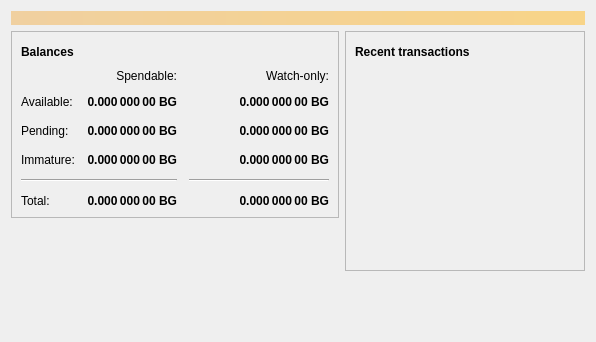
<?xml version="1.0" encoding="UTF-8"?>
<ui version="4.0">
 <class>OverviewPage</class>
 <widget class="QWidget" name="OverviewPage">
  <property name="geometry">
   <rect>
    <x>0</x>
    <y>0</y>
    <width>596</width>
    <height>342</height>
   </rect>
  </property>
  <property name="windowTitle">
   <string>Form</string>
  </property>
  <layout class="QVBoxLayout" name="topLayout">
   <item>
    <widget class="QLabel" name="labelAlerts">
     <property name="visible">
      <bool>false</bool>
     </property>
     <property name="styleSheet">
      <string notr="true">QLabel { background-color: qlineargradient(x1: 0, y1: 0, x2: 1, y2: 0, stop:0 #F0D0A0, stop:1 #F8D488); color:#000000; }</string>
     </property>
     <property name="wordWrap">
      <bool>true</bool>
     </property>
     <property name="margin">
      <number>3</number>
     </property>
     <property name="textInteractionFlags">
      <set>Qt::TextSelectableByMouse</set>
     </property>
    </widget>
   </item>
   <item>
    <layout class="QHBoxLayout" name="horizontalLayout" stretch="1,1">
     <item>
      <layout class="QVBoxLayout" name="verticalLayout_2">
       <item>
        <widget class="QFrame" name="frame">
         <property name="frameShape">
          <enum>QFrame::StyledPanel</enum>
         </property>
         <property name="frameShadow">
          <enum>QFrame::Raised</enum>
         </property>
         <layout class="QVBoxLayout" name="verticalLayout_4">
          <item>
           <layout class="QHBoxLayout" name="horizontalLayout_4">
            <item>
             <widget class="QLabel" name="label_5">
              <property name="font">
               <font>
                <weight>75</weight>
                <bold>true</bold>
               </font>
              </property>
              <property name="text">
               <string>Balances</string>
              </property>
             </widget>
            </item>
            <item>
             <widget class="QPushButton" name="labelWalletStatus">
              <property name="enabled">
               <bool>true</bool>
              </property>
              <property name="maximumSize">
               <size>
                <width>30</width>
                <height>16777215</height>
               </size>
              </property>
              <property name="toolTip">
               <string>The displayed information may be out of date. Your wallet automatically synchronizes with the Bitcoin network after a connection is established, but this process has not completed yet.</string>
              </property>
              <property name="text">
               <string/>
              </property>
              <property name="icon">
               <iconset resource="../bitcoin.qrc">
                <normaloff>:/icons/warning</normaloff>
                <disabledoff>:/icons/warning</disabledoff>:/icons/warning</iconset>
              </property>
              <property name="iconSize">
               <size>
                <width>24</width>
                <height>24</height>
               </size>
              </property>
              <property name="flat">
               <bool>true</bool>
              </property>
             </widget>
            </item>
            <item>
             <spacer name="horizontalSpacer_3">
              <property name="orientation">
               <enum>Qt::Horizontal</enum>
              </property>
              <property name="sizeHint" stdset="0">
               <size>
                <width>40</width>
                <height>20</height>
               </size>
              </property>
             </spacer>
            </item>
           </layout>
          </item>
          <item>
           <layout class="QGridLayout" name="gridLayout">
            <property name="spacing">
             <number>12</number>
            </property>
            <item row="2" column="2">
             <widget class="QLabel" name="labelWatchPending">
              <property name="font">
               <font>
                <weight>75</weight>
                <bold>true</bold>
               </font>
              </property>
              <property name="cursor">
               <cursorShape>IBeamCursor</cursorShape>
              </property>
              <property name="toolTip">
               <string>Unconfirmed transactions to watch-only addresses</string>
              </property>
              <property name="text">
               <string notr="true">0.000 000 00 BG</string>
              </property>
              <property name="alignment">
               <set>Qt::AlignRight|Qt::AlignTrailing|Qt::AlignVCenter</set>
              </property>
              <property name="textInteractionFlags">
               <set>Qt::LinksAccessibleByMouse|Qt::TextSelectableByKeyboard|Qt::TextSelectableByMouse</set>
              </property>
             </widget>
            </item>
            <item row="2" column="1">
             <widget class="QLabel" name="labelUnconfirmed">
              <property name="font">
               <font>
                <weight>75</weight>
                <bold>true</bold>
               </font>
              </property>
              <property name="cursor">
               <cursorShape>IBeamCursor</cursorShape>
              </property>
              <property name="toolTip">
               <string>Total of transactions that have yet to be confirmed, and do not yet count toward the spendable balance</string>
              </property>
              <property name="text">
               <string notr="true">0.000 000 00 BG</string>
              </property>
              <property name="alignment">
               <set>Qt::AlignRight|Qt::AlignTrailing|Qt::AlignVCenter</set>
              </property>
              <property name="textInteractionFlags">
               <set>Qt::LinksAccessibleByMouse|Qt::TextSelectableByKeyboard|Qt::TextSelectableByMouse</set>
              </property>
             </widget>
            </item>
            <item row="3" column="2">
             <widget class="QLabel" name="labelWatchImmature">
              <property name="font">
               <font>
                <weight>75</weight>
                <bold>true</bold>
               </font>
              </property>
              <property name="cursor">
               <cursorShape>IBeamCursor</cursorShape>
              </property>
              <property name="toolTip">
               <string>Mined balance in watch-only addresses that has not yet matured</string>
              </property>
              <property name="text">
               <string notr="true">0.000 000 00 BG</string>
              </property>
              <property name="alignment">
               <set>Qt::AlignRight|Qt::AlignTrailing|Qt::AlignVCenter</set>
              </property>
              <property name="textInteractionFlags">
               <set>Qt::LinksAccessibleByMouse|Qt::TextSelectableByKeyboard|Qt::TextSelectableByMouse</set>
              </property>
             </widget>
            </item>
            <item row="4" column="0" colspan="2">
             <widget class="Line" name="line">
              <property name="orientation">
               <enum>Qt::Horizontal</enum>
              </property>
             </widget>
            </item>
            <item row="4" column="2">
             <widget class="Line" name="lineWatchBalance">
              <property name="sizePolicy">
               <sizepolicy hsizetype="Preferred" vsizetype="Fixed">
                <horstretch>0</horstretch>
                <verstretch>0</verstretch>
               </sizepolicy>
              </property>
              <property name="minimumSize">
               <size>
                <width>140</width>
                <height>0</height>
               </size>
              </property>
              <property name="orientation">
               <enum>Qt::Horizontal</enum>
              </property>
             </widget>
            </item>
            <item row="5" column="0">
             <widget class="QLabel" name="labelTotalText">
              <property name="text">
               <string>Total:</string>
              </property>
             </widget>
            </item>
            <item row="3" column="1">
             <widget class="QLabel" name="labelImmature">
              <property name="font">
               <font>
                <weight>75</weight>
                <bold>true</bold>
               </font>
              </property>
              <property name="cursor">
               <cursorShape>IBeamCursor</cursorShape>
              </property>
              <property name="toolTip">
               <string>Mined balance that has not yet matured</string>
              </property>
              <property name="text">
               <string notr="true">0.000 000 00 BG</string>
              </property>
              <property name="alignment">
               <set>Qt::AlignRight|Qt::AlignTrailing|Qt::AlignVCenter</set>
              </property>
              <property name="textInteractionFlags">
               <set>Qt::LinksAccessibleByMouse|Qt::TextSelectableByKeyboard|Qt::TextSelectableByMouse</set>
              </property>
             </widget>
            </item>
            <item row="2" column="3">
             <spacer name="horizontalSpacer_2">
              <property name="orientation">
               <enum>Qt::Horizontal</enum>
              </property>
              <property name="sizeHint" stdset="0">
               <size>
                <width>40</width>
                <height>20</height>
               </size>
              </property>
             </spacer>
            </item>
            <item row="3" column="0">
             <widget class="QLabel" name="labelImmatureText">
              <property name="text">
               <string>Immature:</string>
              </property>
             </widget>
            </item>
            <item row="5" column="1">
             <widget class="QLabel" name="labelTotal">
              <property name="font">
               <font>
                <weight>75</weight>
                <bold>true</bold>
               </font>
              </property>
              <property name="cursor">
               <cursorShape>IBeamCursor</cursorShape>
              </property>
              <property name="toolTip">
               <string>Your current total balance</string>
              </property>
              <property name="text">
               <string notr="true">0.000 000 00 BG</string>
              </property>
              <property name="alignment">
               <set>Qt::AlignRight|Qt::AlignTrailing|Qt::AlignVCenter</set>
              </property>
              <property name="textInteractionFlags">
               <set>Qt::LinksAccessibleByMouse|Qt::TextSelectableByKeyboard|Qt::TextSelectableByMouse</set>
              </property>
             </widget>
            </item>
            <item row="5" column="2">
             <widget class="QLabel" name="labelWatchTotal">
              <property name="font">
               <font>
                <weight>75</weight>
                <bold>true</bold>
               </font>
              </property>
              <property name="cursor">
               <cursorShape>IBeamCursor</cursorShape>
              </property>
              <property name="toolTip">
               <string>Current total balance in watch-only addresses</string>
              </property>
              <property name="text">
               <string notr="true">0.000 000 00 BG</string>
              </property>
              <property name="alignment">
               <set>Qt::AlignRight|Qt::AlignTrailing|Qt::AlignVCenter</set>
              </property>
              <property name="textInteractionFlags">
               <set>Qt::LinksAccessibleByMouse|Qt::TextSelectableByKeyboard|Qt::TextSelectableByMouse</set>
              </property>
             </widget>
            </item>
            <item row="0" column="2">
             <widget class="QLabel" name="labelWatchonly">
              <property name="text">
               <string>Watch-only:</string>
              </property>
              <property name="alignment">
               <set>Qt::AlignRight|Qt::AlignTrailing|Qt::AlignVCenter</set>
              </property>
             </widget>
            </item>
            <item row="1" column="0">
             <widget class="QLabel" name="labelBalanceText">
              <property name="text">
               <string>Available:</string>
              </property>
             </widget>
            </item>
            <item row="1" column="1">
             <widget class="QLabel" name="labelBalance">
              <property name="font">
               <font>
                <weight>75</weight>
                <bold>true</bold>
               </font>
              </property>
              <property name="cursor">
               <cursorShape>IBeamCursor</cursorShape>
              </property>
              <property name="toolTip">
               <string>Your current spendable balance</string>
              </property>
              <property name="text">
               <string notr="true">0.000 000 00 BG</string>
              </property>
              <property name="alignment">
               <set>Qt::AlignRight|Qt::AlignTrailing|Qt::AlignVCenter</set>
              </property>
              <property name="textInteractionFlags">
               <set>Qt::LinksAccessibleByMouse|Qt::TextSelectableByKeyboard|Qt::TextSelectableByMouse</set>
              </property>
             </widget>
            </item>
            <item row="1" column="2">
             <widget class="QLabel" name="labelWatchAvailable">
              <property name="font">
               <font>
                <weight>75</weight>
                <bold>true</bold>
               </font>
              </property>
              <property name="cursor">
               <cursorShape>IBeamCursor</cursorShape>
              </property>
              <property name="toolTip">
               <string>Your current balance in watch-only addresses</string>
              </property>
              <property name="text">
               <string notr="true">0.000 000 00 BG</string>
              </property>
              <property name="alignment">
               <set>Qt::AlignRight|Qt::AlignTrailing|Qt::AlignVCenter</set>
              </property>
              <property name="textInteractionFlags">
               <set>Qt::LinksAccessibleByMouse|Qt::TextSelectableByKeyboard|Qt::TextSelectableByMouse</set>
              </property>
             </widget>
            </item>
            <item row="2" column="0">
             <widget class="QLabel" name="labelPendingText">
              <property name="text">
               <string>Pending:</string>
              </property>
             </widget>
            </item>
            <item row="0" column="1">
             <widget class="QLabel" name="labelSpendable">
              <property name="text">
               <string>Spendable:</string>
              </property>
              <property name="alignment">
               <set>Qt::AlignRight|Qt::AlignTrailing|Qt::AlignVCenter</set>
              </property>
             </widget>
            </item>
           </layout>
          </item>
         </layout>
        </widget>
       </item>
       <item>
        <spacer name="verticalSpacer">
         <property name="orientation">
          <enum>Qt::Vertical</enum>
         </property>
         <property name="sizeHint" stdset="0">
          <size>
           <width>20</width>
           <height>40</height>
          </size>
         </property>
        </spacer>
       </item>
      </layout>
     </item>
     <item>
      <layout class="QVBoxLayout" name="verticalLayout_3">
       <item>
        <widget class="QFrame" name="frame_2">
         <property name="frameShape">
          <enum>QFrame::StyledPanel</enum>
         </property>
         <property name="frameShadow">
          <enum>QFrame::Raised</enum>
         </property>
         <layout class="QVBoxLayout" name="verticalLayout">
          <item>
           <layout class="QHBoxLayout" name="horizontalLayout_2">
            <item>
             <widget class="QLabel" name="label_4">
              <property name="font">
               <font>
                <weight>75</weight>
                <bold>true</bold>
               </font>
              </property>
              <property name="text">
               <string>Recent transactions</string>
              </property>
             </widget>
            </item>
            <item>
             <widget class="QPushButton" name="labelTransactionsStatus">
              <property name="enabled">
               <bool>true</bool>
              </property>
              <property name="maximumSize">
               <size>
                <width>30</width>
                <height>16777215</height>
               </size>
              </property>
              <property name="toolTip">
               <string>The displayed information may be out of date. Your wallet automatically synchronizes with the Bitcoin network after a connection is established, but this process has not completed yet.</string>
              </property>
              <property name="text">
               <string/>
              </property>
              <property name="icon">
               <iconset resource="../bitcoin.qrc">
                <normaloff>:/icons/warning</normaloff>
                <disabledoff>:/icons/warning</disabledoff>:/icons/warning</iconset>
              </property>
              <property name="iconSize">
               <size>
                <width>24</width>
                <height>24</height>
               </size>
              </property>
              <property name="flat">
               <bool>true</bool>
              </property>
             </widget>
            </item>
            <item>
             <spacer name="horizontalSpacer">
              <property name="orientation">
               <enum>Qt::Horizontal</enum>
              </property>
              <property name="sizeHint" stdset="0">
               <size>
                <width>40</width>
                <height>20</height>
               </size>
              </property>
             </spacer>
            </item>
           </layout>
          </item>
          <item>
           <widget class="QListView" name="listTransactions">
            <property name="styleSheet">
             <string notr="true">QListView { background: transparent; }</string>
            </property>
            <property name="frameShape">
             <enum>QFrame::NoFrame</enum>
            </property>
            <property name="verticalScrollBarPolicy">
             <enum>Qt::ScrollBarAlwaysOff</enum>
            </property>
            <property name="horizontalScrollBarPolicy">
             <enum>Qt::ScrollBarAlwaysOff</enum>
            </property>
            <property name="selectionMode">
             <enum>QAbstractItemView::NoSelection</enum>
            </property>
           </widget>
          </item>
         </layout>
        </widget>
       </item>
       <item>
        <spacer name="verticalSpacer_2">
         <property name="orientation">
          <enum>Qt::Vertical</enum>
         </property>
         <property name="sizeHint" stdset="0">
          <size>
           <width>20</width>
           <height>40</height>
          </size>
         </property>
        </spacer>
       </item>
      </layout>
     </item>
    </layout>
   </item>
  </layout>
 </widget>
 <resources/>
 <connections/>
</ui>
